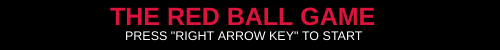
Frame 1 (no input)
Frame 60 (no input): identical to frame 1, image omitted
Frame 120 (the mouse pressed at the canvas centre since frame 60): identical to frame 1, image omitted

The p5.js sketch that drew this single still picture (run headless with seeded random() and noise() and a simulated clock; from frame 60 on, the mouse is pressed at the canvas centre):

// p5.js sketch
// ── sketch.js
//THE RED BALL GAME (the game of unfairness)
//created by: Kevin Ferreira
//Midterm Project

var ballX;  //RED BALL X-COORDINATE
var ballY;  //RED BALL Y-COORDINATE
var levelNumber;  //LEVEL NUMBER COUNTER

var spike1X;  //SPIKES 1-10 X-COORDINATES (FOR EACH LEVEL)
var spike2X;
var spike3X;
var spike4X;
var spike5X;
var spike6X;
var spike7X;
var spike8X;
var spike9X;
var spike10X;

var spike1Y;  //SPIKES 1-10 Y-COORDINATES (FOR EACH LEVEL)
var spike2Y;
var spike3Y;
var spike4Y;
var spike5Y;
var spike6Y;
var spike7Y;
var spike8Y;
var spike9Y;
var spike10Y;

var textLine1;  //LINES OF TEXT 1-4
var textLine2;
var textLine3;
var textLine4;

var brick;  //VARIABLE FOR BRICK TO CHANGE COORDINATES

var torch1;  //VARIABLE FOR TORCHES 1-2 TO CHANGE COORDINATES
var torch2;

function setup(){

  //INITIAL COORDINATES

  //TORCHES

  torch1 = 175;
  torch2 = 375;

  //RED BALL
  
  ballX = 30;
  ballY = 40;

  //SPIKES
  
  spike1X = 100;
  spike2X = -50;
  spike3X = -50;
  spike4X = -50;
  spike5X = -50;
  spike6X = -50;
  spike7X = -50;
  spike8X = -50;
  spike9X = -50;
  spike10X = -50;
  
  spike1Y = 50;
  spike2Y = 0;
  spike3Y = 50;
  spike4Y = 0;
  spike5Y = 50;
  spike6Y = 0;
  spike7Y = 50;
  spike8Y = 0;
  spike9Y = 50;
  spike10Y = 0;

  //SCROLLING TEXT

  textLine1 = 30;
  textLine2 = 60;
  textLine3 = 90;
  textLine4 = 120;

  //BRICKS

  brick = 25;
  
  //LEVEL NUMBER COUNTER

  levelNumber = 1;

  //CREATING CANVAS
  createCanvas(500,50);
  background(200);
  
}

function draw(){

  //BACKGROUND OF BRICKS

  background(200);
  fill(150);
  rect(0,16.666666666,500,2);
  rect(0,33.333333333,500,2);

  rect(-25+brick,0,2,16.666666666);
  rect(25+brick,0,2,16.666666666);
  rect(75+brick,0,2,16.666666666);
  rect(125+brick,0,2,16.666666666);
  rect(175+brick,0,2,16.666666666);
  rect(225+brick,0,2,16.666666666);
  rect(275+brick,0,2,16.666666666);
  rect(325+brick,0,2,16.666666666);
  rect(375+brick,0,2,16.666666666);
  rect(425+brick,0,2,16.666666666);
  rect(475+brick,0,2,16.666666666);

  rect(-25+brick,33.333333333,2,16.666666666);
  rect(25+brick,33.333333333,2,16.666666666);
  rect(75+brick,33.333333333,2,16.666666666);
  rect(125+brick,33.333333333,2,16.666666666);
  rect(175+brick,33.333333333,2,16.666666666);
  rect(225+brick,33.333333333,2,16.666666666);
  rect(275+brick,33.333333333,2,16.666666666);
  rect(325+brick,33.333333333,2,16.666666666);
  rect(375+brick,33.333333333,2,16.666666666);
  rect(425+brick,33.333333333,2,16.666666666);
  rect(475+brick,33.333333333,2,16.666666666);

  rect(0+brick,16.666666666,2,16.666666666);
  rect(50+brick,16.666666666,2,16.666666666);
  rect(100+brick,16.666666666,2,16.666666666);
  rect(150+brick,16.666666666,2,16.666666666);
  rect(200+brick,16.666666666,2,16.666666666);
  rect(250+brick,16.666666666,2,16.666666666);
  rect(300+brick,16.666666666,2,16.666666666);
  rect(350+brick,16.666666666,2,16.666666666);
  rect(400+brick,16.666666666,2,16.666666666);
  rect(450+brick,16.666666666,2,16.666666666);
  rect(500+brick,16.666666666,2,16.666666666);

  //LEVEL SIGN

  fill(181, 101, 29);
  rect(7.5,2.5,70,25);

  fill(102, 61, 25);
  rect(37.5,27.5,10,25);

  //TORCHES

  fill(165,42,42);
  rect(torch1,17.5,7.5,15);
  rect(torch2,17.5,7.5,15);

  fill(255,228,196);
  rect(torch1,15,7.5,2.5);
  rect(torch2,15,7.5,2.5);

  fill(255,165,0);
  rect(torch1,10,7.5,5);
  rect(torch2,10,7.5,5);

  //LEVEL COUNTER FOR SIGN

  fill(0);
  textSize(18);
  textStyle(BOLD);
  text("Level " + levelNumber, 12, 21.5);
  textStyle(NORMAL);

  //RED BALL

  fill(220,20,60);
  noStroke();
  ellipse(ballX,ballY,20,20);

  if (keyIsDown(LEFT_ARROW)){
    ballX -= 3.5;
  }
  if (keyIsDown(RIGHT_ARROW)){
    ballX += 3.5;
  }
  
  if (ballX <= 0){
    ballX = 0;
  }

  //SPIKES

  fill(100);
  triangle(spike1X,spike1Y,spike1X+20,spike1Y,spike1X+10,30);
  triangle(spike2X,spike2Y,spike2X+20,spike2Y,spike2X+10,20);
  triangle(spike3X,spike3Y,spike3X+20,spike3Y,spike3X+10,30);
  triangle(spike4X,spike4Y,spike4X+20,spike4Y,spike4X+10,20);
  triangle(spike5X,spike5Y,spike5X+20,spike5Y,spike5X+10,30);
  triangle(spike6X,spike6Y,spike6X+20,spike6Y,spike6X+10,20);
  triangle(spike7X,spike7Y,spike7X+20,spike7Y,spike7X+10,30);
  triangle(spike8X,spike8Y,spike8X+20,spike8Y,spike8X+10,20);
  triangle(spike9X,spike9Y,spike9X+20,spike9Y,spike9X+10,30);
  triangle(spike10X,spike10Y,spike10X+20,spike10Y,spike10X+10,20);

  //TITLE SCREEN/LEVEL 1
  
  if (levelNumber == 1){
    brick = 25;
    if (ballX == 30){
      background(0);
      textSize(25);
      textStyle(BOLD);
      fill(220,20,60);
      text("THE RED BALL GAME",110,25);
      textStyle(NORMAL);
      textSize(12.5);
      fill(255);
      text('PRESS "RIGHT ARROW KEY" TO START',125,40);
    }
    if (ballX >= 500){
      ballX = 0;
      levelNumber += 1;
      spike1X = random(100,460);
      spike2X = random(100,460);

      torch1 = random(100,275);
      torch2 = random(300,480);
    }
  }

  //LEVEL 2 (random spikes, message 2)
  
  if (levelNumber == 2){
    brick = 0;
    if (ballX <= 50){
      background(0);
      textSize(15);
      fill(255);
      text("YOU DON'T KNOW WHAT YOU GOT YOURSELF INTO.",50,30);
    }
    if (ballX >= 500){
      ballX = 0;
      levelNumber += 1;
      spike1X = random(100,460);
      spike2X = random(100,460);
      spike3X = random(100,460);

      torch1 = random(100,275);
      torch2 = random(300,480);
    }
  }

  //LEVEL 3 (random spikes, message 3)
  
  if (levelNumber == 3){
    brick = 25;
    if (ballX <= 50){
      background(0);
      textSize(20);
      fill(255);
      text("YOU KNOW THERE'S NO POINT... RIGHT?",50,30);
    }
    if (ballX >= 500){
      ballX = 0;
      levelNumber += 1;
      spike1X = random(100,460);
      spike2X = random(100,460);
      spike3X = random(100,460);
      spike4X = random(100,460);

      torch1 = random(100,275);
      torch2 = random(300,480);
    }
  }

  //LEVEL 4 (random spikes, message 4)
  
  if (levelNumber == 4){
    brick = 0;
    if (ballX <= 50){
      background(0);
      textSize(20);
      fill(255);
      text("WHY ARE YOU EVEN TRYING?",100,30);
    }
    if (ballX >= 500){
      ballX = 0;
      levelNumber += 1;
      spike1X = random(100,460);
      spike2X = random(100,460);
      spike3X = random(100,460);
      spike4X = random(100,460);
      spike5X = random(100,460);

      torch1 = random(100,275);
      torch2 = random(300,480);
    }
  }

  //LEVEL 5 (random spikes, message 5)
  
  if (levelNumber == 5){
    brick = 25;
    if (ballX <= 50){
      background(0);
      textSize(20);
      fill(255);
      text("JUST GIVE UP ALREADY...",100,30);
    }
    if (ballX >= 500){
      ballX = 0;
      levelNumber += 1;
      spike1X = random(100,460);
      spike2X = random(100,460);
      spike3X = random(100,460);
      spike4X = random(100,460);
      spike5X = random(100,460);
      spike6X = random(100,460);

      torch1 = random(100,275);
      torch2 = random(300,480);
    }
  }

  //LEVEL 6 (random spikes, message 6)
  
  if (levelNumber == 6){
    brick = 0;
    if (ballX <= 50){
      background(0);
      textSize(20);
      fill(255);
      text("CONGRATULATIONS! YOU WON!",100,30);
    }
    if (ballX >= 500){
      ballX = 0;
      levelNumber += 1;
      spike1X = random(100,460);
      spike2X = random(100,460);
      spike3X = random(100,460);
      spike4X = random(100,460);
      spike5X = random(100,460);
      spike6X = random(100,460);
      spike7X = random(100,460);

      torch1 = random(100,275);
      torch2 = random(300,480);
    }
  }

  //LEVEL 7 (random spikes, message 7)
  
  if (levelNumber == 7){
    brick = 25;
    if (ballX <= 50){
      background(0);
      textSize(20);
      fill(255);
      text("YEAH... JUST KIDDING.",100,30);
    }
    if (ballX >= 500){
      ballX = 0;
      levelNumber += 1;
      spike1X = random(100,460);
      spike2X = random(100,460);
      spike3X = random(100,460);
      spike4X = random(100,460);
      spike5X = random(100,460);
      spike6X = random(100,460);
      spike7X = random(100,460);
      spike8X = random(100,460);

      torch1 = random(100,275);
      torch2 = random(300,480);
    }
  }

  //LEVEL 8 (random spikes, message 8)
  
  if (levelNumber == 8){
    brick = 0;
    if (ballX <= 50){
      background(0);
      textSize(15);
      fill(255);
      text("REACHING THE END? YEAH, I DON'T THINK SO.",50,30);
    }
    if (ballX >= 500){
      ballX = 0;
      levelNumber += 1;
      spike1X = random(100,460);
      spike2X = random(100,460);
      spike3X = random(100,460);
      spike4X = random(100,460);
      spike5X = random(100,460);
      spike6X = random(100,460);
      spike7X = random(100,460);
      spike8X = random(100,460);
      spike9X = random(100,460);

      torch1 = random(100,275);
      torch2 = random(300,480);
    }
  }

  //LEVEL 9 (random spikes, message 9)
  
  if (levelNumber == 9){
    brick = 25;
    if (ballX <= 50){
      background(0);
      textSize(20);
      fill(255);
      text("JUST STOP ALREADY, THIS IS SAD...",50,30);
    }
    if (ballX >= 500){
      ballX = 0;
      levelNumber += 1;
      spike1X = random(100,460);
      spike2X = random(100,460);
      spike3X = random(100,460);
      spike4X = random(100,460);
      spike5X = random(100,460);
      spike6X = random(100,460);
      spike7X = random(100,460);
      spike8X = random(100,460);
      spike9X = random(100,460);
      spike10X = random(100,460);

      torch1 = random(100,275);
      torch2 = random(300,480);
    }
  }

  //LEVEL 10 (congratulations screen)
  
  if (levelNumber == 10){
    brick = 0;
    if (ballX >= 500){
      winScreen();
    }
  }

  //SPIKE CONSTRAINTS FOR RED BALL

  //SPIKE 1
  
  if ((ballX-10) < (spike1X+20) && (ballX+10) > (spike1X+20) && ballY == (spike1Y-10)){
    gameOver();
  }
  if ((ballX+10) > (spike1X) && (ballX-10) < (spike1X) && ballY == (spike1Y-10)){
    gameOver();
  }

  //SPIKE 2
  
  if ((ballX-10) < (spike2X+20) && (ballX+10) > (spike2X+20) && ballY == (spike2Y+10)){
    gameOver();
  }
  if ((ballX+10) > (spike2X) && (ballX-10) < (spike2X) && ballY == (spike2Y+10)){
    gameOver();
  }

  //SPIKE 3
  
  if ((ballX-10) < (spike3X+20) && (ballX+10) > (spike3X+20) && ballY == (spike3Y-10)){
    gameOver();
  }
  if ((ballX+10) > (spike3X) && (ballX-10) < (spike3X) && ballY == (spike3Y-10)){
    gameOver();
  }

  //SPIKE 4
  
  if ((ballX-10) < (spike4X+20) && (ballX+10) > (spike4X+20) && ballY == (spike4Y+10)){
    gameOver();
  }
  if ((ballX+10) > (spike4X) && (ballX-10) < (spike4X) && ballY == (spike4Y+10)){
    gameOver();
  }

  //SPIKE 5
  
  if ((ballX-10) < (spike5X+20) && (ballX+10) > (spike5X+20) && ballY == (spike5Y-10)){
    gameOver();
  }
  if ((ballX+10) > (spike5X) && (ballX-10) < (spike5X) && ballY == (spike5Y-10)){
    gameOver();
  }

  //SPIKE 6
  
  if ((ballX-10) < (spike6X+20) && (ballX+10) > (spike6X+20) && ballY == (spike6Y+10)){
    gameOver();
  }
  if ((ballX+10) > (spike6X) && (ballX-10) < (spike6X) && ballY == (spike6Y+10)){
    gameOver();
  }

  //SPIKE 7
  
  if ((ballX-10) < (spike7X+20) && (ballX+10) > (spike7X+20) && ballY == (spike7Y-10)){
    gameOver();
  }
  if ((ballX+10) > (spike7X) && (ballX-10) < (spike7X) && ballY == (spike7Y-10)){
    gameOver();
  }

  //SPIKE 8
  
  if ((ballX-10) < (spike8X+20) && (ballX+10) > (spike8X+20) && ballY == (spike8Y+10)){
    gameOver();
  }
  if ((ballX+10) > (spike8X) && (ballX-10) < (spike8X) && ballY == (spike8Y+10)){
    gameOver();
  }

  //SPIKE 9
  
  if ((ballX-10) < (spike9X+20) && (ballX+10) > (spike9X+20) && ballY == (spike9Y-10)){
    gameOver();
  }
  if ((ballX+10) > (spike9X) && (ballX-10) < (spike9X) && ballY == (spike9Y-10)){
    gameOver();
  }

  //SPIKE 10
  
  if ((ballX-10) < (spike10X+20) && (ballX+10) > (spike10X+20) && ballY == (spike10Y+10)){
    gameOver();
  }
  if ((ballX+10) > (spike10X) && (ballX-10) < (spike10X) && ballY == (spike10Y+10)){
    gameOver();
  }

  //LEVEL 1 (random spike for switching sides)
  
  if (levelNumber == 1){
    if (keyIsDown(UP_ARROW)){
      if (ballY == 40){
        ballY = 10;
        spike1X = random(100,460);
      }
    }
    if (keyIsDown(DOWN_ARROW)){
      if (ballY == 10){
        ballY = 40;
        spike1X = random(100,460);
      }
    }
  }

  //LEVEL 2 (random spikes for switching sides)
  
  if (levelNumber == 2){
    if (keyIsDown(UP_ARROW)){
      if (ballY == 40){
      ballY = 10;
      spike1X = random(100,460);
      spike2X = random(100,460);
      }
    }
    if (keyIsDown(DOWN_ARROW)){
      if (ballY == 10){
      ballY = 40;
      spike1X = random(100,460);
      spike2X = random(100,460);
      }
    }
  }

  //LEVEL 3 (random spikes for switching sides)
  
  if (levelNumber == 3){
    if (keyIsDown(UP_ARROW)){
      if (ballY == 40){
      ballY = 10;
      spike1X = random(100,460);
      spike2X = random(100,460);
      spike3X = random(100,460);
      }
    }
    if (keyIsDown(DOWN_ARROW)){
      if (ballY == 10){
      ballY = 40;
      spike1X = random(100,460);
      spike2X = random(100,460);
      spike3X = random(100,460);
      }
    }
  }

  //LEVEL 4 (random spikes for switching sides)
  
  if (levelNumber == 4){
    if (keyIsDown(UP_ARROW)){
      if (ballY == 40){
      ballY = 10;
      spike1X = random(100,460);
      spike2X = random(100,460);
      spike3X = random(100,460);
      spike4X = random(100,460);
      }
    }
    if (keyIsDown(DOWN_ARROW)){
      if (ballY == 10){
      ballY = 40;
      spike1X = random(100,460);
      spike2X = random(100,460);
      spike3X = random(100,460);
      spike4X = random(100,460);
      }
    }
  }

  //LEVEL 5 (random spikes for switching sides)

  if (levelNumber == 5){
    if (keyIsDown(UP_ARROW)){
      if (ballY == 40){
      ballY = 10;
      spike1X = random(100,460);
      spike2X = random(100,460);
      spike3X = random(100,460);
      spike4X = random(100,460);
      spike5X = random(100,460);
      }
    }
    if (keyIsDown(DOWN_ARROW)){
      if (ballY == 10){
      ballY = 40;
      spike1X = random(100,460);
      spike2X = random(100,460);
      spike3X = random(100,460);
      spike4X = random(100,460);
      spike5X = random(100,460);
      }
    }
  }

  //LEVEL 6 (random spikes for switching sides)
  
  if (levelNumber == 6){
    if (keyIsDown(UP_ARROW)){
      if (ballY == 40){
      ballY = 10;
      spike1X = random(100,460);
      spike2X = random(100,460);
      spike3X = random(100,460);
      spike4X = random(100,460);
      spike5X = random(100,460);
      spike6X = random(100,460);
      }
    }
    if (keyIsDown(DOWN_ARROW)){
      if (ballY == 10){
      ballY = 40;
      spike1X = random(100,460);
      spike2X = random(100,460);
      spike3X = random(100,460);
      spike4X = random(100,460);
      spike5X = random(100,460);
      spike6X = random(100,460);
      }
    }
  }

  //LEVEL 7 (random spikes for switching sides) 

  if (levelNumber == 7){
    if (keyIsDown(UP_ARROW)){
      if (ballY == 40){
      ballY = 10;
      spike1X = random(100,460);
      spike2X = random(100,460);
      spike3X = random(100,460);
      spike4X = random(100,460);
      spike5X = random(100,460);
      spike6X = random(100,460);
      spike7X = random(100,460);
      }
    }
    if (keyIsDown(DOWN_ARROW)){
      if (ballY == 10){
      ballY = 40;
      spike1X = random(100,460);
      spike2X = random(100,460);
      spike3X = random(100,460);
      spike4X = random(100,460);
      spike5X = random(100,460);
      spike6X = random(100,460);
      spike7X = random(100,460);
      }
    }
  }

  //LEVEL 8 (random spikes for switching sides)
  
  if (levelNumber == 8){
    if (keyIsDown(UP_ARROW)){
      if (ballY == 40){
      ballY = 10;
      spike1X = random(100,460);
      spike2X = random(100,460);
      spike3X = random(100,460);
      spike4X = random(100,460);
      spike5X = random(100,460);
      spike6X = random(100,460);
      spike7X = random(100,460);
      spike8X = random(100,460);
      }
    }
    if (keyIsDown(DOWN_ARROW)){
      if (ballY == 10){
      ballY = 40;
      spike1X = random(100,460);
      spike2X = random(100,460);
      spike3X = random(100,460);
      spike4X = random(100,460);
      spike5X = random(100,460);
      spike6X = random(100,460);
      spike7X = random(100,460);
      spike8X = random(100,460);
      }
    }
  }

  //LEVEL 9 (random spikes for switching sides)
  
  if (levelNumber == 9){
    if (keyIsDown(UP_ARROW)){
      if (ballY == 40){
      ballY = 10;
      spike1X = random(100,460);
      spike2X = random(100,460);
      spike3X = random(100,460);
      spike4X = random(100,460);
      spike5X = random(100,460);
      spike6X = random(100,460);
      spike7X = random(100,460);
      spike8X = random(100,460);
      spike9X = random(100,460);
      }
    }
    if (keyIsDown(DOWN_ARROW)){
      if (ballY == 10){
      ballY = 40;
      spike1X = random(100,460);
      spike2X = random(100,460);
      spike3X = random(100,460);
      spike4X = random(100,460);
      spike5X = random(100,460);
      spike6X = random(100,460);
      spike7X = random(100,460);
      spike8X = random(100,460);
      spike9X = random(100,460);
      }
    }
  }

  //LEVEL 10 (random spikes for switching sides)
  
  if (levelNumber == 10){
    if (keyIsDown(UP_ARROW)){
      if (ballY == 40){
      ballY = 10;
      spike1X = random(100,460);
      spike2X = random(100,460);
      spike3X = random(100,460);
      spike4X = random(100,460);
      spike5X = random(100,460);
      spike6X = random(100,460);
      spike7X = random(100,460);
      spike8X = random(100,460);
      spike9X = random(100,460);
      spike10X = random(100,460);
      }
    }
    if (keyIsDown(DOWN_ARROW)){
      if (ballY == 10){
      ballY = 40;
      spike1X = random(100,460);
      spike2X = random(100,460);
      spike3X = random(100,460);
      spike4X = random(100,460);
      spike5X = random(100,460);
      spike6X = random(100,460);
      spike7X = random(100,460);
      spike8X = random(100,460);
      spike9X = random(100,460);
      spike10X = random(100,460);
      }
    }
  }
}

function mousePressed(){  //RESET GAME WITH MOUSE CLICK
  setup();
}

function gameOver(){  //GAME OVER SCREEN

  //SCROLLING HAHAHAHAHAHAHAHAHAHAHA

  background(0);
  fill(255);
  textSize(30);
  textLine1 -= 5;
  textLine2 -= 5;
  textLine3 -= 5;
  textLine4 -= 5;
  text("HAHAHAHAHAHAHAHAHAHAHAH",10,textLine1);
  text("AHAHAHAHAHAHAHAHAHAHAHA",10,textLine2);
  text("HAHAHAHAHAHAHAHAHAHAHAH",10,textLine3);
  text("AHAHAHAHAHAHAHAHAHAHAHA",10,textLine4);

  if (textLine1 == 0){
    textLine1 = textLine4+30;
  }
  if (textLine2 == 0){
    textLine2 = textLine1+30;
  }
  if (textLine3 == 0){
    textLine3 = textLine2+30;
  }
  if (textLine4 == 0){
    textLine4 = textLine3+30;
  }

  //TRY AGAIN BUTTON

  fill(255);
  rect(200,10,95,30);

  fill(0);
  textSize(15);
  text("try again?",215,30);

  //CONSTRAINTS TO KEEP BALL IN PLACE

  spike1X = ballX;
  spike2X = ballX;

  if (ballX > spike1X){
    ballX = spike1X;
  }

  if (ballX < spike1X){
    ballX = spike1X;
  }

}

function winScreen(){  //CONGRATULATIONS SCREEN
  background(0);
  fill(255);
  text("wow, you actually won",150,20);
  textSize(10);
  text("click to play again... if you dare",175,40);
  ballX = 1000000;
}
